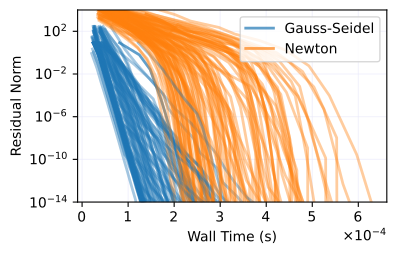

Write Python code to recreate this figure.
# import numpy as np
# import matplotlib.pyplot as plt

# # Problem setup
# np.random.seed(0)
# n = 20  # moderately large nonlinear system
# A = np.random.rand(n, n)
# A = A + n * np.eye(n)  # diagonally dominant to ensure stability
# b = np.random.rand(n)

# # Nonlinear system definition: f(x) = x^2 + A x - b = 0 (elementwise x^2)
# def f(x):
#     return x**2 + A @ x - b

# # Jacobian of f(x): J(x) = diag(2x) + A
# def J(x):
#     return np.diag(2 * x) + A

# # Gauss-Seidel-like nonlinear iteration:
# # We treat the nonlinear term x_i^2 as part of the local equation
# def gauss_seidel_nonlinear(x0, tol=1e-10, max_iter=200):
#     x = x0.copy()
#     errors = []
#     for k in range(max_iter):
#         x_old = x.copy()
#         for i in range(n):
#             # Compute the nonlinear update for component i
#             sigma = np.dot(A[i, :i], x[:i]) + np.dot(A[i, i + 1:], x_old[i + 1:])
#             # Solve x_i^2 + A_ii * x_i + sigma - b_i = 0
#             a = 1.0
#             b_lin = A[i, i]
#             c = sigma - b[i]
#             # quadratic formula (choose the root closer to old value)
#             disc = b_lin**2 - 4 * a * c
#             if disc < 0:
#                 disc = 0  # avoid complex numbers
#             root1 = (-b_lin + np.sqrt(disc)) / (2 * a)
#             root2 = (-b_lin - np.sqrt(disc)) / (2 * a)
#             x[i] = root1 if abs(root1 - x_old[i]) < abs(root2 - x_old[i]) else root2

#         err = np.linalg.norm(f(x)) / np.linalg.norm(b)
#         errors.append(err)
#         if err < tol:
#             break
#     return x, errors

# # Newton's method
# def newton_method(x0, tol=1e-10, max_iter=50):
#     x = x0.copy()
#     errors = []
#     for k in range(max_iter):
#         fx = f(x)
#         Jx = J(x)
#         delta = np.linalg.solve(Jx, -fx)
#         x = x + delta
#         err = np.linalg.norm(f(x)) / np.linalg.norm(b)
#         errors.append(err)
#         if err < tol:
#             break
#     return x, errors

# # Run both methods
# x0 = np.zeros(n)
# x_gs, err_gs = gauss_seidel_nonlinear(x0)
# x_newton, err_newton = newton_method(x0)

# # Plot convergence histories
# # plt.figure(figsize=(8,5))
# plt.semilogy(err_gs, label='Gauss-Seidel (nonlinear)', linewidth=2)
# plt.semilogy(err_newton, label='Newtons method', linewidth=2)
# plt.xlabel('Iteration')
# plt.ylabel('Residual norm ||f(x)|| / ||b|| (log scale)')
# plt.legend()
# plt.grid(True, which="both", ls="--", lw=0.5)
# plt.tight_layout()
# plt.show()




"""
import numpy as np
import time
import matplotlib.pyplot as plt

# Nonlinear system
def f(x):
    # x = [x0, x1]
    return np.array([
        x[0]**2 + x[1] - 11,
        x[0] + x[1]**2 - 7
    ])

# Jacobian for Newton's method
def J(x):
    return np.array([
        [2*x[0], 1],
        [1, 2*x[1]]
    ])

# Gauss-Seidel-like nonlinear iteration
def gauss_seidel_nonlinear(x0, tol=1e-14, max_iter=1000):
    x = x0.copy()
    errors = []
    for k in range(max_iter):
        x_old = x.copy()
        # Update x[0] using latest y
        x[0] = np.sqrt(max(0, 11 - x[1]))  # one of possible real roots
        # Update x[1] using latest x[0]
        x[1] = np.sqrt(max(0, 7 - x[0]))
        err = np.linalg.norm(f(x))
        errors.append(err)
        if err < tol:
            break
    return x, errors

# Newton's method
def newton_method(x0, tol=1e-14, max_iter=1000):
    x = x0.copy()
    errors = []
    for k in range(max_iter):
        fx = f(x)
        delta = np.linalg.solve(J(x), -fx)
        x = x + delta
        err = np.linalg.norm(f(x))
        errors.append(err)
        if err < tol:
            break
    return x, errors

# Starting guess (not too close to root)
x0 = np.array([600.0, -30000.0])

x_gs, err_gs = gauss_seidel_nonlinear(x0)
x_newton, err_newton = newton_method(x0)

# Plot convergence
plt.figure(figsize=(5,3))
plt.semilogy(err_gs, 'o-', label='Gauss-Seidel', linewidth=2)
plt.semilogy(err_newton, 's-', label='Newton', linewidth=2)
plt.xlabel('Iteration')
plt.ylabel('Residual Norm')
plt.legend()
plt.grid(color='lavender', alpha=0.5)
# plt.tight_layout()
plt.show()
"""



import numpy as np
import time
import matplotlib.pyplot as plt

# Nonlinear system
def f(x):
    return np.array([
        x[0]**2 + x[1] - 11,
        x[0] + x[1]**2 - 7
    ])

# Jacobian for Newton's method
def J(x):
    return np.array([
        [2*x[0], 1],
        [1, 2*x[1]]
    ])

# Gauss-Seidel-like nonlinear iteration
def gauss_seidel_nonlinear(x0, tol=1e-14, max_iter=1000):
    x = x0.copy()
    errors = []
    times = []
    t_start = time.perf_counter()

    for k in range(max_iter):
        x_old = x.copy()
        # Update x[0] and x[1] sequentially
        x[0] = np.sqrt(max(0, 11 - x[1]))
        x[1] = np.sqrt(max(0, 7 - x[0]))
        
        err = np.linalg.norm(f(x))
        errors.append(err)
        times.append(time.perf_counter() - t_start)

        if err < tol:
            break
    return x, errors, times

# Newton's method
def newton_method(x0, tol=1e-14, max_iter=1000):
    x = x0.copy()
    errors = []
    times = []
    t_start = time.perf_counter()

    for k in range(max_iter):
        fx = f(x)
        delta = np.linalg.solve(J(x), -fx)
        x = x + delta
        
        err = np.linalg.norm(f(x))
        errors.append(err)
        times.append(time.perf_counter() - t_start)

        if err < tol:
            break
    return x, errors, times

"""
# Starting guess
x0 = np.array([600.0, -30000.0])

# Run both methods
x_gs, err_gs, t_gs = gauss_seidel_nonlinear(x0)
x_newton, err_newton, t_newton = newton_method(x0)

plt.figure(figsize=(4,2.5))
plt.semilogy(t_gs, err_gs, 'o-', label='Gauss-Seidel', linewidth=2)
plt.semilogy(t_newton, err_newton, 's-', label='Newton', linewidth=2)
plt.xlabel('Wall Time (s)')
plt.ylabel('Residual Norm')
plt.legend()
plt.grid(color='lavender', alpha=0.5)
plt.tight_layout()
plt.show()
"""


plt.figure(figsize=(4,2.5))

n = 100

for i in range(n):
    np.random.seed(i)
    x0 = np.random.uniform(-300, 300, 2)
    # while x0 == 0:
    #     x0 = np.random.uniform(-150, 150)

    x_gs, err_gs, t_gs = gauss_seidel_nonlinear(x0)
    x_newton, err_newton, t_newton = newton_method(x0)

    # plt.semilogy(t_gs, err_gs, 'o-', label='_nolegend_', linewidth=2, color='tab:blue')
    # plt.semilogy(t_newton, err_newton, 's-', label='_nolegend_', linewidth=2, color='tab:orange')
    if i == 0:
        plt.semilogy(t_gs, err_gs, label='Gauss-Seidel', linewidth=2, color='tab:blue', alpha=0.7)
        plt.semilogy(t_newton, err_newton, label='Newton', linewidth=2, color='tab:orange', alpha=0.7)
    else:
        plt.semilogy(t_gs, err_gs, label='_nolegend_', linewidth=2, color='tab:blue', alpha=0.4)
        plt.semilogy(t_newton, err_newton, label='_nolegend_', linewidth=2, color='tab:orange', alpha=0.4)


plt.xlabel('Wall Time (s)')
plt.ylabel('Residual Norm')
plt.legend()
plt.grid(color='lavender', alpha=0.5)
plt.ylim(1e-14, 1e4)

import matplotlib.ticker as ticker
ax = plt.gca()
formatter = ticker.ScalarFormatter(useMathText=True)
formatter.set_scientific(True)       # always use scientific notation
formatter.set_powerlimits((-2,2))    # limits for when to switch to sci. notation
ax.xaxis.set_major_formatter(formatter)

plt.savefig('gs_vs_newton.pdf', bbox_inches='tight')
plt.show()
